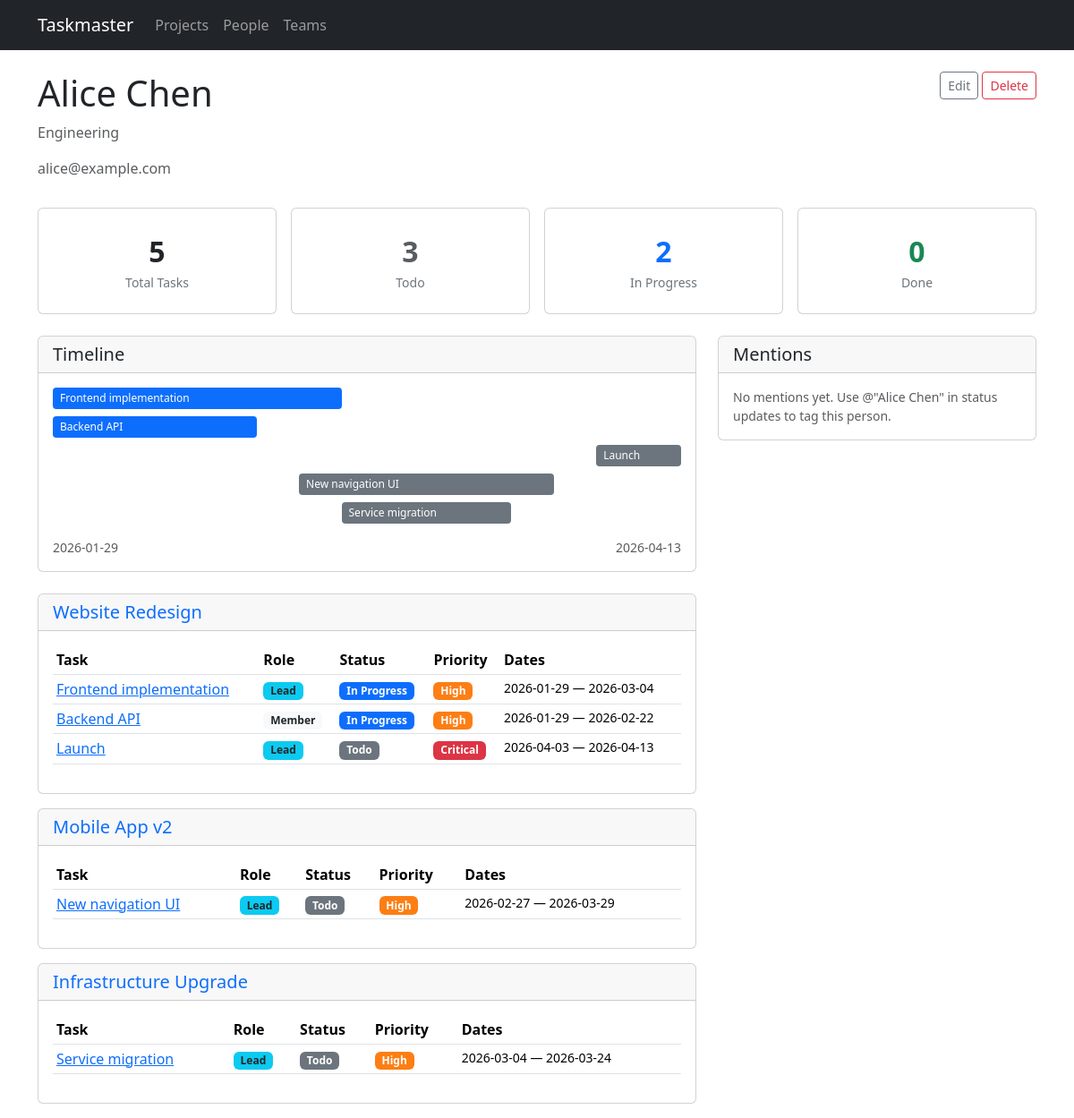
The app's page /people/1, older data.
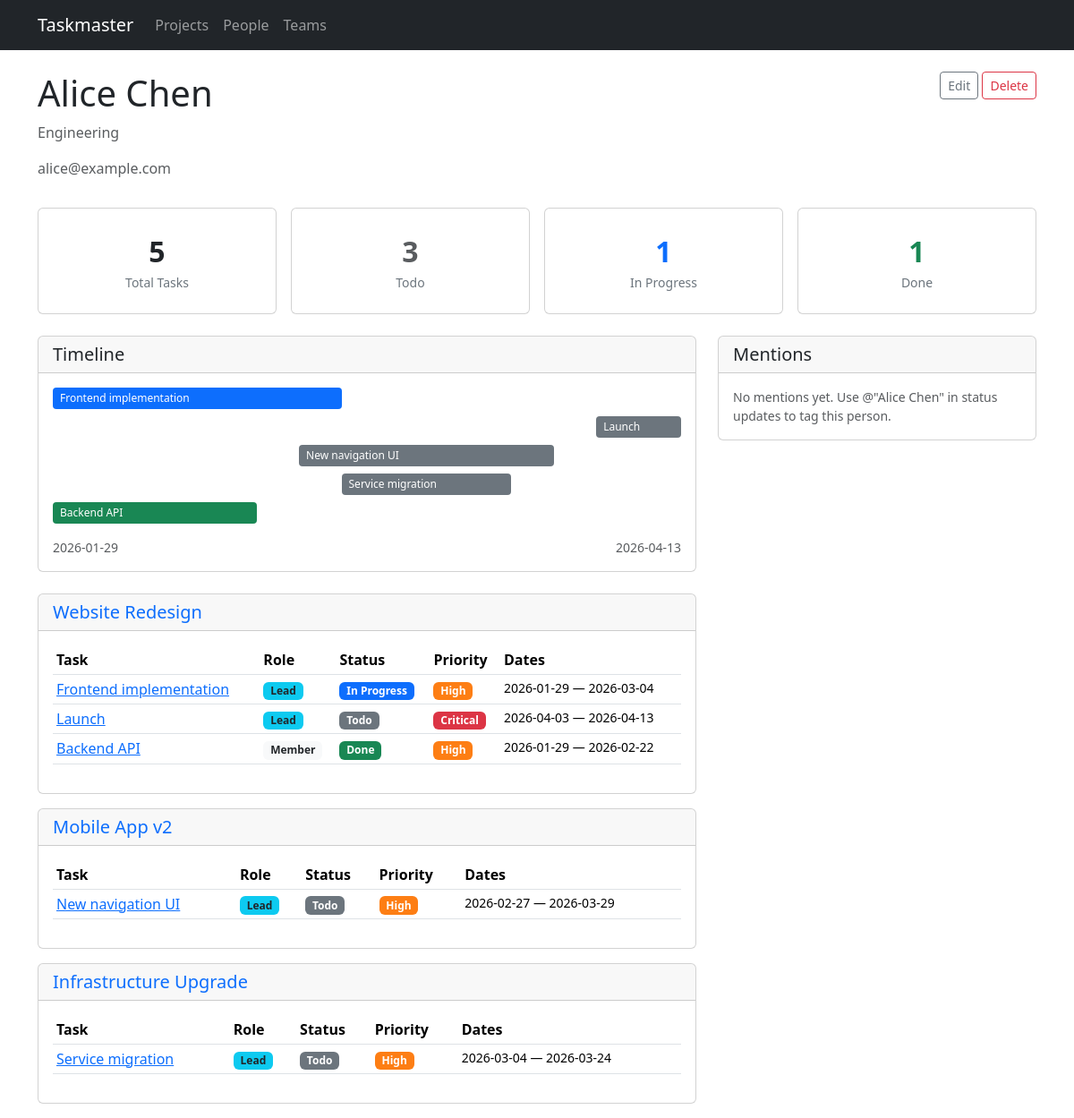
The same page, newer data.
### models.py (models this page shows, shortened)
class Task(db.Model):
    id = db.Column(db.Integer, primary_key=True)
    title = db.Column(db.String(200), nullable=False)
    description = db.Column(db.Text)
    project_id = db.Column(db.Integer, db.ForeignKey('project.id'), nullable=False)
    start_date = db.Column(db.Date, nullable=False)
    end_date = db.Column(db.Date, nullable=False)
    status = db.Column(db.String(20), default='todo')  # todo, in_progress, done
    priority = db.Column(db.String(20), default='medium')  # low, medium, high, critical
    assignments = db.relationship('TaskAssignment', backref='task', lazy=True,
                                   cascade='all, delete-orphan')
    tags = db.relationship('Tag', secondary=task_tags, backref=db.backref('tasks', lazy=True))
    status_updates = db.relationship('StatusUpdate', backref='task', lazy=True,
                                     order_by='StatusUpdate.created_at.desc()',
                                     cascade='all, delete-orphan')
    dependencies = db.relationship(
        'Task',
        secondary='task_dependency',
        primaryjoin='Task.id == TaskDependency.task_id',
        secondaryjoin='Task.id == TaskDependency.depends_on_id',
        backref=db.backref('dependents', lazy=True),
        lazy=True,
    )
    @property
    def lead(self):
        for a in self.assignments:
            if a.is_lead:
                return a.person
        return None

class Project(db.Model):
    id = db.Column(db.Integer, primary_key=True)
    name = db.Column(db.String(200), nullable=False)
    description = db.Column(db.Text)
    start_date = db.Column(db.Date)
    end_date = db.Column(db.Date)
    status = db.Column(db.String(20), default='active')  # active, completed, on_hold
    tasks = db.relationship('Task', backref='project', lazy=True, cascade='all, delete-orphan')

### routes/people.py (the view)
@bp.route('/people/<int:id>')
def detail(id):
    person = Person.query.get_or_404(id)
    person_tasks = [a.task for a in person.assignments]
    tasks_by_project = {}
    for task in person_tasks:
        proj = task.project
        if proj.id not in tasks_by_project:
            tasks_by_project[proj.id] = {'project': proj, 'tasks': []}
        tasks_by_project[proj.id]['tasks'].append(task)
    mentioned_updates = StatusUpdate.query.filter(
        StatusUpdate.mentions.any(id=person.id)
    ).order_by(StatusUpdate.created_at.desc()).all()
    return render_template('people/detail.html', person=person,
                           person_tasks=person_tasks,
                           tasks_by_project=tasks_by_project,
                           mentioned_updates=mentioned_updates)

### templates/people/detail.html (shortened to what the changed rows need)
{% extends "base.html" %}
{% block content %}
<div class="d-flex justify-content-between align-items-start mb-3">
    <div>
        <h1>{{ person.name }}</h1>
    </div>
</div>
{% set total = person_tasks|length %}
{% set todo = person_tasks|selectattr('status', 'equalto', 'todo')|list|length %}
{% set in_prog = person_tasks|selectattr('status', 'equalto', 'in_progress')|list|length %}
{% set done_count = person_tasks|selectattr('status', 'equalto', 'done')|list|length %}
<div class="row g-3 mb-4">
    <div class="col-md-3"><div class="card stat-card"><div class="stat-number text-primary">{{ in_prog }}</div><div class="stat-label">In Progress</div></div></div>
    <div class="col-md-3"><div class="card stat-card"><div class="stat-number text-success">{{ done_count }}</div><div class="stat-label">Done</div></div></div>
</div>
<div class="row g-4">
<div class="col-lg-8">
    {% if person_tasks %}
    <div class="card mb-4">
        <div class="card-header"><h5 class="mb-0">Timeline</h5></div>
        <div class="card-body">
            {% set all_tasks = person_tasks %}
            {% set min_date = all_tasks|map(attribute='start_date')|min %}
            {% set max_date = all_tasks|map(attribute='end_date')|max %}
            {% set total_days = (max_date - min_date).days if max_date != min_date else 1 %}
            <div style="position: relative; min-height: {{ all_tasks|length * 32 }}px;">
                {% for task in all_tasks %}
                {% set offset_days = (task.start_date - min_date).days %}
                {% set duration_days = (task.end_date - task.start_date).days %}
                {% set left_pct = (offset_days / total_days * 100) %}
                {% set width_pct = (duration_days / total_days * 100) %}
                <div class="timeline-bar badge-{{ task.status }}"
                     style="position: absolute; top: {{ loop.index0 * 32 }}px; left: {{ left_pct }}%; width: {{ [width_pct, 5]|max }}%;"
                     title="{{ task.title }} ({{ task.start_date }} to {{ task.end_date }})">
                    <a href="{{ url_for('tasks.detail', id=task.id) }}" class="text-white text-decoration-none">{{ task.title }}</a>
                </div>
                {% endfor %}
            </div>
            <div class="d-flex justify-content-between mt-2 small text-muted">
                <span>{{ min_date }}</span>
                <span>{{ max_date }}</span>
            </div>
        </div>
    </div>
    {% endif %}
    {% if tasks_by_project %}
    {% for proj_id, group in tasks_by_project.items() %}
    <div class="card mb-3">
        <div class="card-header">
            <h5 class="mb-0">
                <a href="{{ url_for('projects.detail', id=group.project.id) }}" class="text-decoration-none">
                    {{ group.project.name }}
                </a>
            </h5>
        </div>
        <div class="card-body">
            <div class="table-responsive">
                <table class="table table-hover table-sm">
                    <thead>
                        <tr><th>Task</th><th>Role</th><th>Status</th><th>Priority</th><th>Dates</th></tr>
                    </thead>
                    <tbody>
                        {% for task in group.tasks %}
                        <tr>
                            <td><a href="{{ url_for('tasks.detail', id=task.id) }}">{{ task.title }}</a></td>
                            <td>
                                {% if task.lead and task.lead.id == person.id %}
                                <span class="badge bg-info text-dark">Lead</span>
                                {% else %}
                                <span class="badge bg-light text-dark">Member</span>
                                {% endif %}
                            </td>
                            <td><span class="badge badge-{{ task.status }}">{{ task.status | replace('_', ' ') | title }}</span></td>
                            <td><span class="badge badge-{{ task.priority }}">{{ task.priority | title }}</span></td>
                            <td class="small">{{ task.start_date }} &mdash; {{ task.end_date }}</td>
                        </tr>
                        {% endfor %}
                    </tbody>
                </table>
            </div>
        </div>
    </div>
    {% endfor %}
    {% else %}
    <div class="text-center py-5">
        <p class="text-muted">No tasks assigned to this person yet.</p>
    </div>
    {% endif %}
</div>
</div>
{% endblock %}

Row changes from the older to the newer data that the page shows:
shown differently, row unchanged: Task "Launch": moves up the list
changed Task "Backend API": status "In Progress" → "Done"; moves down the list
Text that changed along with them:
{{ in_prog }}: "2" → "1"
{{ done_count }}: "0" → "1"
